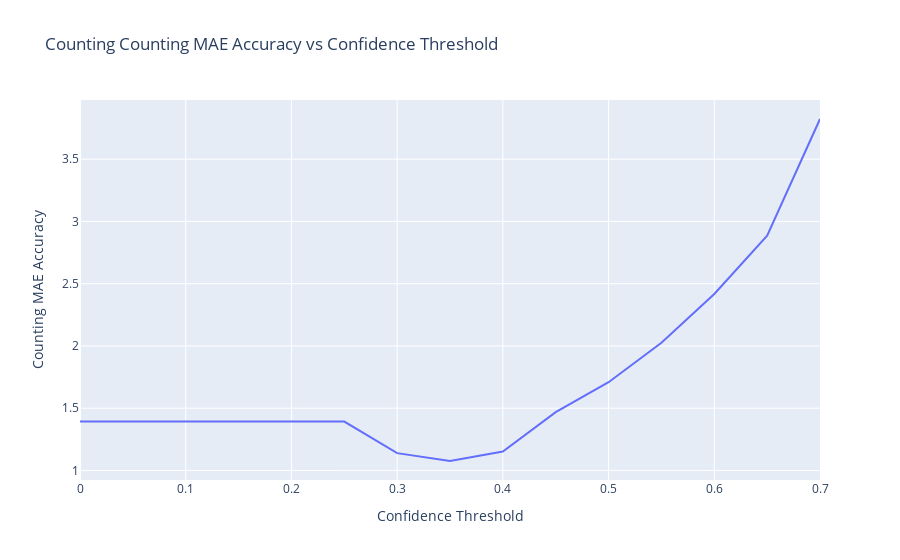
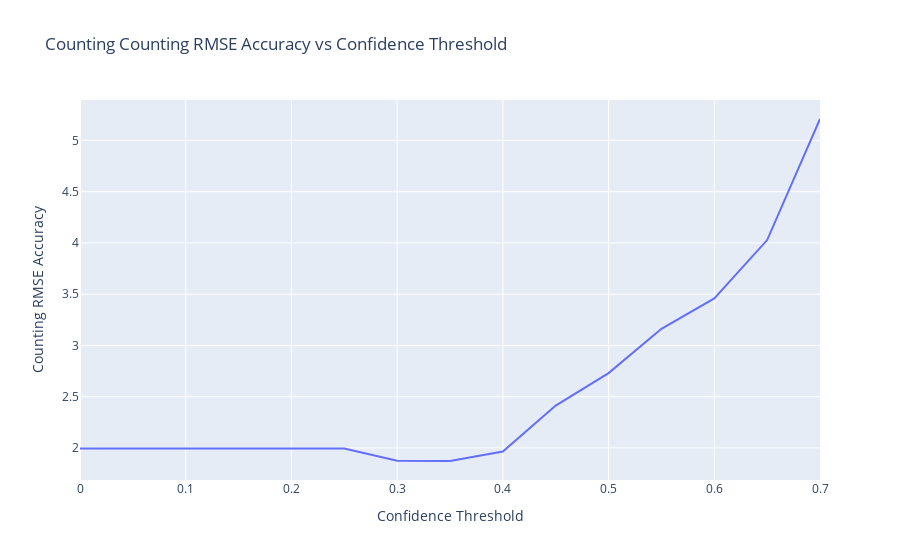

These figures' notebook cell, in order:
### Code cell
import fiftyone as fo
import fiftyone.zoo as foz
from fiftyone import ViewField as F
import fiftyone.core.plots as fop
import numpy as np
from ultralytics import YOLO
from tqdm import tqdm

from sklearn.metrics import r2_score

def count_r2(dataset, pred_field, gt_field, threshold):
    view = dataset.select_fields([pred_field, gt_field])
    
    actual_counts = []
    predicted_counts = []
    
    for sample in view:
        gt_count = len(sample[gt_field].detections)  # Actual count (ground truth)
        pred_count = len([d for d in sample[pred_field].detections if d.confidence > threshold])  # Predicted count
        
        # Append counts to respective lists
        actual_counts.append(gt_count)
        predicted_counts.append(pred_count)
    
    # Calculate R^2 score using sklearn's r2_score function
    r2 = r2_score(actual_counts, predicted_counts)
    
    return r2


#counting MAE accuracy
def count_MAE_accuracy(dataset, pred_field, gt_field, threshold):
    view = dataset.select_fields([pred_field, gt_field])
    accuracies = []
    
    for sample in view:
        gt_count = len(sample[gt_field].detections)
        pred_count = len([d for d in sample[pred_field].detections if d.confidence > threshold])
        
        accuracy = abs(pred_count - gt_count)
        
        accuracies.append(accuracy)
    
    return sum(accuracies) / len(accuracies)



#counting RMSE accuracy
def count_RMSE_accuracy(dataset, pred_field, gt_field, threshold):
    view = dataset.select_fields([pred_field, gt_field])
    squared_errors = []
    
    for sample in view:
        gt_count = len(sample[gt_field].detections)
        pred_count = len([d for d in sample[pred_field].detections if d.confidence > threshold])
        squared_error = (pred_count - gt_count) ** 2
        squared_errors.append(squared_error)
    
    mse = sum(squared_errors) / len(squared_errors)
    rmse = np.sqrt(mse)
    
    return rmse





# Generate data points for the graph
thresholds = np.arange(0, 0.75, 0.05)
accuracies = [count_r2(dataset, "predictions", "ground_truth", t) for t in tqdm(thresholds)]
MAE_accuracies = [count_MAE_accuracy(dataset, "predictions", "ground_truth", t) for t in tqdm(thresholds)]
RMSE_accuracies = [count_RMSE_accuracy(dataset, "predictions", "ground_truth", t) for t in tqdm(thresholds)]


#print the best threshold
print("Best threshold:", thresholds[np.argmax(accuracies)], "with accuracy:", np.max(accuracies))
print("Best threshold for MAE:", thresholds[np.argmin(MAE_accuracies)], "with accuracy:", np.min(MAE_accuracies))
print("Best threshold for MARE:", thresholds[np.argmin(RMSE_accuracies)], "with accuracy:", np.min(RMSE_accuracies))

#in plotly
import plotly.express as px
for accuracy in [MAE_accuracies, RMSE_accuracies]:
    accuracy_name= "Counting Accuracy" if accuracy==accuracies else "Counting MAE Accuracy" if accuracy==MAE_accuracies else "Counting RMSE Accuracy"
    fig = px.line(x=thresholds, y=accuracy, labels={"x": "Confidence Threshold", "y": f'{accuracy_name}'}, title=f"Counting {accuracy_name} vs Confidence Threshold")
    #save the plot as  image
    fig.write_image(f"counting_accuracy_{accuracy_name}.png")
    fig.show()





# print("FiftyOne App launched. The plot is available in the App's plots panel.")
# print("You can interact with the dataset and the plot in the App.")
# print("Press Ctrl+C in this terminal when you're done to close the App.")

# # Keep the script running
# session.wait()

### Figure 1 — Plotly figure (JSON) as saved in the notebook; plotly's stock layout.template omitted (floating-point values rounded to 4 significant figures)
{"data": [{"hovertemplate": "Confidence Threshold=%{x}<br>Counting MAE Accuracy=%{y}<extra></extra>", "legendgroup": "", "line": {"color": "#636efa", "dash": "solid"}, "marker": {"symbol": "circle"}, "mode": "lines", "name": "", "orientation": "v", "showlegend": false, "type": "scatter", "x": [0, 0.05, 0.1, 0.15, 0.2, 0.25, 0.3, 0.35, 0.4, 0.45, 0.5, 0.55, 0.6, 0.65, 0.7], "xaxis": "x", "y": [1.392, 1.392, 1.392, 1.392, 1.392, 1.392, 1.139, 1.076, 1.152, 1.468, 1.709, 2.025, 2.418, 2.886, 3.823], "yaxis": "y"}], "layout": {"legend": {"tracegroupgap": 0}, "title": {"text": "Counting Counting MAE Accuracy vs Confidence Threshold"}, "xaxis": {"anchor": "y", "domain": [0, 1], "title": {"text": "Confidence Threshold"}}, "yaxis": {"anchor": "x", "domain": [0, 1], "title": {"text": "Counting MAE Accuracy"}}}}

### Figure 2 — Plotly figure (JSON) as saved in the notebook; plotly's stock layout.template omitted (floating-point values rounded to 4 significant figures)
{"data": [{"hovertemplate": "Confidence Threshold=%{x}<br>Counting RMSE Accuracy=%{y}<extra></extra>", "legendgroup": "", "line": {"color": "#636efa", "dash": "solid"}, "marker": {"symbol": "circle"}, "mode": "lines", "name": "", "orientation": "v", "showlegend": false, "type": "scatter", "x": [0, 0.05, 0.1, 0.15, 0.2, 0.25, 0.3, 0.35, 0.4, 0.45, 0.5, 0.55, 0.6, 0.65, 0.7], "xaxis": "x", "y": [1.994, 1.994, 1.994, 1.994, 1.994, 1.994, 1.876, 1.873, 1.965, 2.413, 2.731, 3.162, 3.459, 4.028, 5.21], "yaxis": "y"}], "layout": {"legend": {"tracegroupgap": 0}, "title": {"text": "Counting Counting RMSE Accuracy vs Confidence Threshold"}, "xaxis": {"anchor": "y", "domain": [0, 1], "title": {"text": "Confidence Threshold"}}, "yaxis": {"anchor": "x", "domain": [0, 1], "title": {"text": "Counting RMSE Accuracy"}}}}
